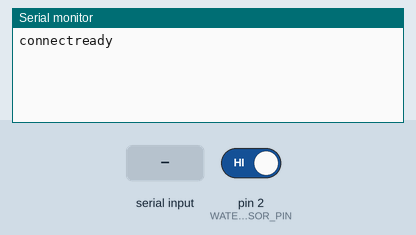
Simulated run of this sketch. Board: Arduino Uno, built with avr-gcc and run on an emulated ATmega328P. On the bench: the last lines printed to the serial monitor. The test bench sets the inputs (shaded band); at power-on: pin 2 (WATER_SENSOR_PIN) HIGH.

Above: at 0.9 s.
1.0 s: "connectdev\n" received over Serial
At 1.18 s:
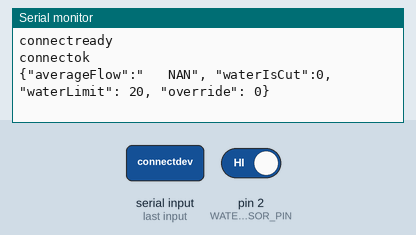
2.5 s: "boardchange\n" received over Serial
At 2.87 s:
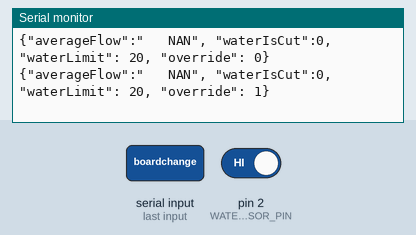

Measured:
- after the input at 1.0 s, the serial monitor: prints a new line at once (image 1)
- after the input at 2.5 s, the serial monitor: prints a new line after 0.21 s (image 2)

The sketch:

waterProtectionProject.ino
```cpp
/**
  If the tap is left on for a long time, after 10 seconds, a 3 second warning
  should be given to the USER. After 3 seconds, the water will be cut.
*/

constexpr int WATER_SENSOR_PIN{2};
constexpr float SPEED_OF_SENSING{200.0f};
constexpr int MAX_CONTAINER_SIZE{5};
constexpr int MAX_TIMEOUT_LONG{5};
constexpr int MAX_WATER_LEVEL{20};

#define ONE_VALUE_CALC SPEED_OF_SENSING / 1000

#include <Vector.h>

int averageValues[MAX_CONTAINER_SIZE];
Vector<int> averageStorage(averageValues);

/**
  This reads the current serial input.
*/
String getInputString() {
  String str = Serial.readStringUntil('\n');
  str.trim();
  return str;
}

/**
  This houses all of the information related to water related functions.
*/
class WaterSensorPropertiesManager {
public:
  int pulseCount{0};
  double waterCuttingCounter{0};
  float flowSpeed{0};
  unsigned long oldTime{0};
  bool m_override{false};

  /**
    This is where the information about the current state of the water levels
    are stored.
  */

  void printSerialInfo() {
    char buffer[256];
    char avegBuffer[256];
    dtostrf(this->getAverageOfItemsInStorage(), 6, 2, avegBuffer);

    sprintf(buffer, "{\"averageFlow\":\"%s\", \"waterIsCut\":%d, \"waterLimit\": %d, \"override\": %d}", avegBuffer, this->shouldCutWaterOutput(), MAX_WATER_LEVEL, this->m_override);
    Serial.println(buffer);
  }

  /**
    This will recieve the average of the water percentage in the current
    storage.
  */
  double getAverageOfItemsInStorage() {
    double averageOfItems = 0.0f;
    for (const int &i : averageStorage) {
      averageOfItems += i;
    }
    return averageOfItems / averageStorage.size();
  }

  /**
    If the water system should cut the current flowing water.
  */
  bool shouldCutWaterOutput() {
    auto currentAvgFlow = this->getAverageOfItemsInStorage();

    if (currentAvgFlow > MAX_WATER_LEVEL) {
      this->waterCuttingCounter += ONE_VALUE_CALC;
    } else {
      this->waterCuttingCounter =
          max(0, this->waterCuttingCounter - ONE_VALUE_CALC);
    }

    return this->waterCuttingCounter >= MAX_TIMEOUT_LONG && !this->m_override;
  }

  /**
    This resets the timings of the water sensor system.
  */
  void resetTimings() {
    this->pulseCount = 0;
    this->oldTime = millis();
  }
};

WaterSensorPropertiesManager *waterSensorPropertiesManager;

void appendToPulseCounter() { waterSensorPropertiesManager->pulseCount++; }

/**
  Initialize all functions related to water sensing.
*/
void initializeWaterSensor() {
  pinMode(WATER_SENSOR_PIN, INPUT_PULLUP);
  attachInterrupt(digitalPinToInterrupt(WATER_SENSOR_PIN), appendToPulseCounter,
                  RISING);

  waterSensorPropertiesManager = new WaterSensorPropertiesManager();
}

/**
  This is where all the functions related to the Arduino board are initialized.
*/
void setup() {
  Serial.begin(9600);
  Serial.println("connectready");
  initializeWaterSensor();

  // Wait for input from the pairing program.


  bool establishedConnection = false;

  while(Serial.available() == 0);

  while (!establishedConnection) {
    if (getInputString() == "connectdev")
    {
      establishedConnection = true;
      Serial.println("connectok");
    }
  }
}

/**
  The looping function where the water average percentage is calculated.
*/
void loop() {
  detachInterrupt(digitalPinToInterrupt(WATER_SENSOR_PIN));
  waterSensorPropertiesManager->flowSpeed =
      ((SPEED_OF_SENSING / (millis() - waterSensorPropertiesManager->oldTime)) *
       waterSensorPropertiesManager->pulseCount);

  if (averageStorage.size() - 1 >= MAX_CONTAINER_SIZE - 1)
    averageStorage.remove(0);

  averageStorage.push_back(waterSensorPropertiesManager->flowSpeed);

  if (Serial.available())
  {
    if (getInputString() == "boardchange") {
      waterSensorPropertiesManager->m_override = !waterSensorPropertiesManager->m_override;
    }
  }

  waterSensorPropertiesManager->resetTimings();
  waterSensorPropertiesManager->printSerialInfo();

  attachInterrupt(digitalPinToInterrupt(WATER_SENSOR_PIN), appendToPulseCounter,
                  RISING);
  delay(SPEED_OF_SENSING);
}
```
